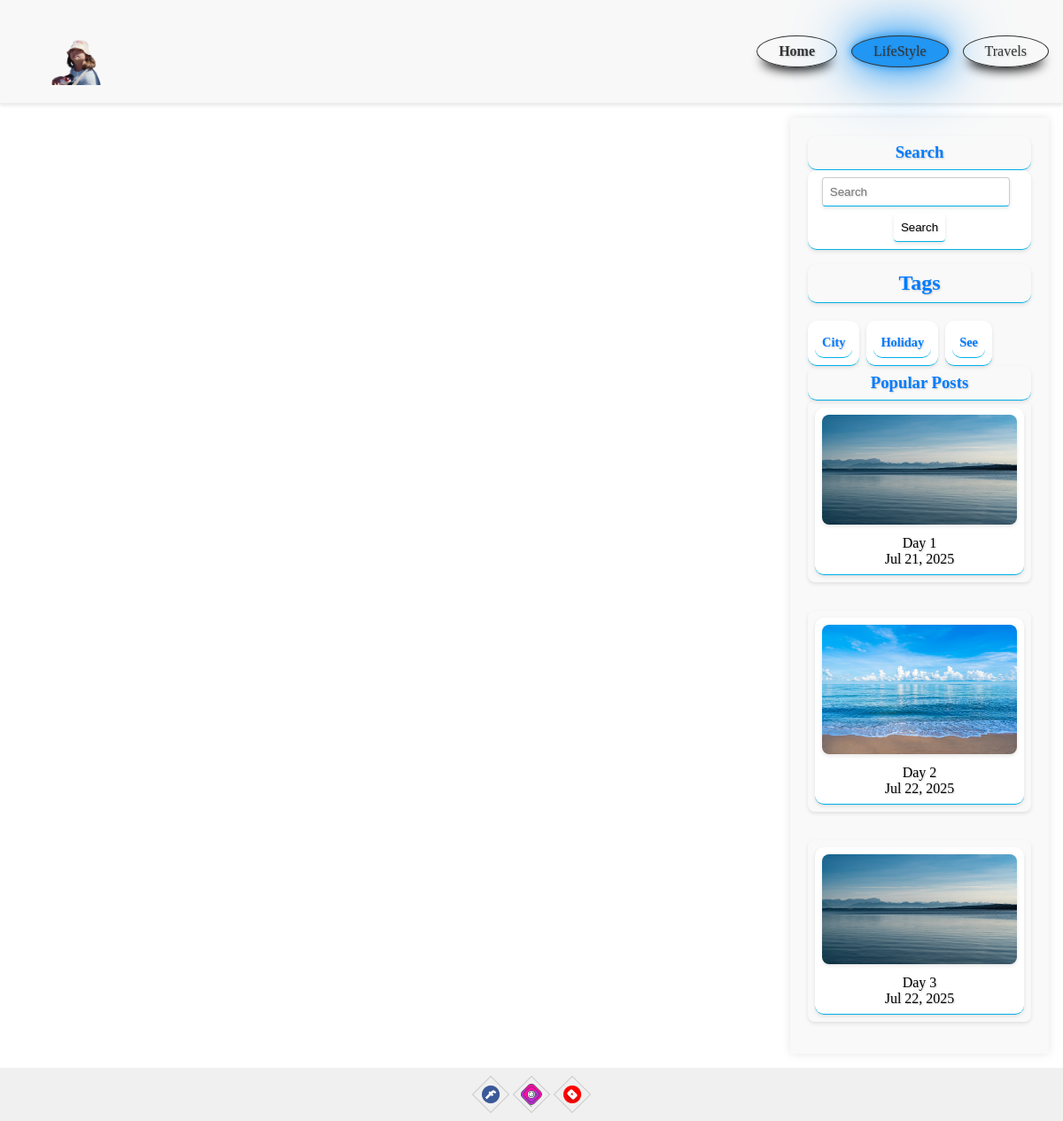
The app's page /categories/lifestyle/, older data.
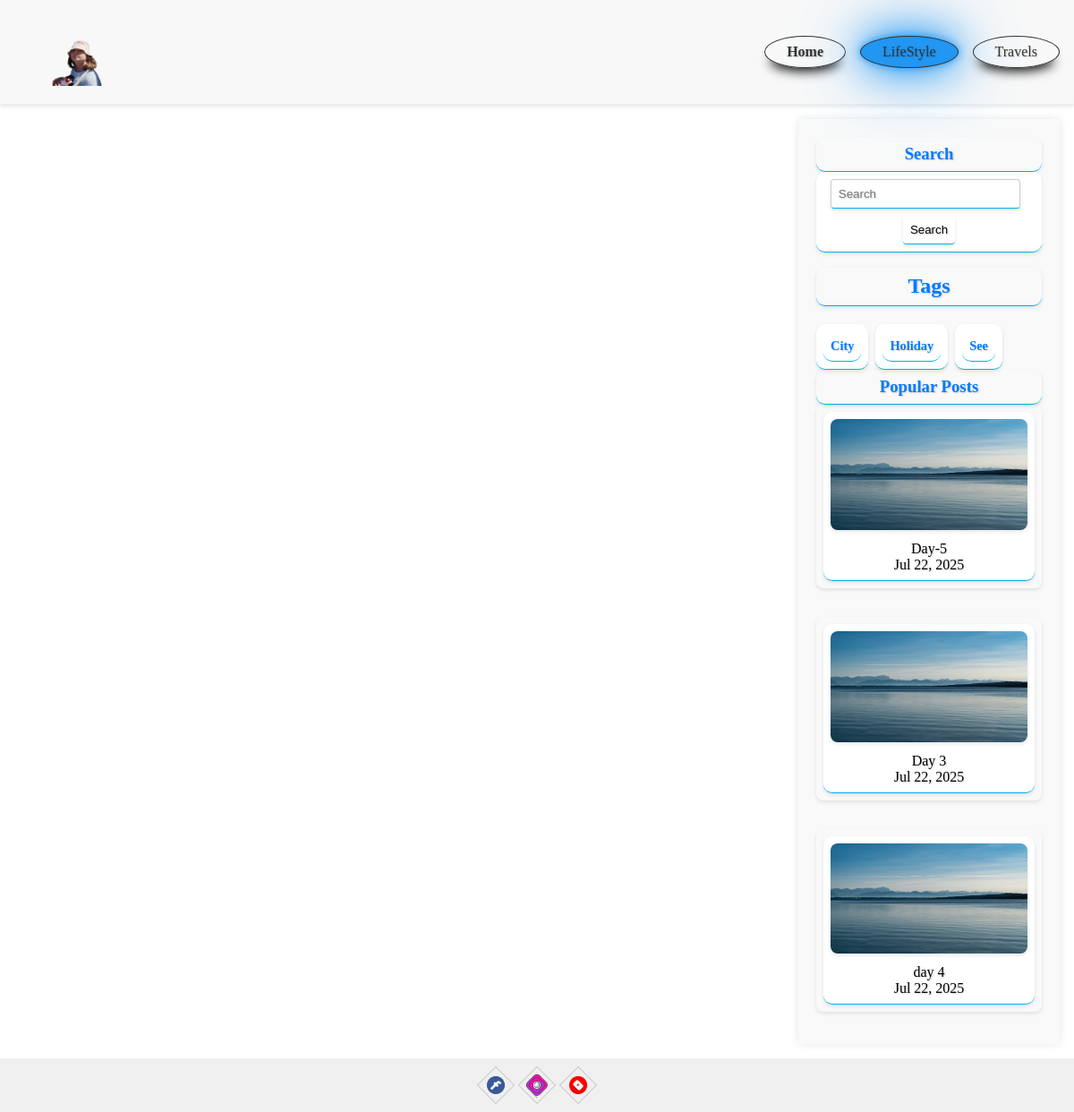
The same page, newer data.
### blog/models.py (models this page shows, shortened)
class Category(models.Model):
    title = models.CharField(max_length=150)
    slug = models.SlugField(max_length=150, unique=True, verbose_name="URL")
    class Meta:
        ordering = ["title"]
        verbose_name = "Category"
        verbose_name_plural = "Categories"
    def __str__(self):
        return self.title

class Tag(models.Model):
    title = models.CharField(max_length=150)
    slug = models.SlugField(max_length=150, unique=True, verbose_name="URL")
    def get_absolute_url(self):
        return reverse("tag", kwargs={"slug": self.slug})
    class Meta:
        ordering = ["title"]
        verbose_name = "Tag"
        verbose_name_plural = "Tags"

class Post(models.Model):
    title = models.CharField(max_length=150)
    slug = models.SlugField(max_length=150, unique=True, verbose_name="URL")
    author = models.CharField(max_length=50)
    content = models.TextField(blank=True)
    created_at = models.DateTimeField(auto_now_add=True)
    photo = models.ImageField(upload_to="photos/%Y/%m/%d/", blank=True)
    views = models.IntegerField(default=0)
    category = models.ForeignKey(Category, on_delete=models.PROTECT, related_name="posts")
    tags = models.ManyToManyField(Tag, blank=True, related_name="posts")
    def get_absolute_url(self):
        return reverse("post", kwargs={"slug": self.slug})
    class Meta:
        ordering = ["-created_at"]
        verbose_name = "Post"
        verbose_name_plural = "Posts"

### blog/views.py (the view)
# urls.py: path('categories/<str:slug>/', PostsByCategory.as_view(), name='categories'),
class PostsByCategory(ListView):
    model = Post
    template_name = 'blog/index.html'
    context_object_name = 'posts'
    paginate_by = 3
    allows_empty = False
    def get_queryset(self):
        return Post.objects.filter(category__slug=self.kwargs['slug'])
    def get_context_data(self, **kwargs):
        context = super().get_context_data(**kwargs)
        context['title'] = Category.objects.get(slug=self.kwargs['slug'])
        return context

### blog/templatetags/menu.py (called while the page is built)
@register.inclusion_tag('blog/menu_tpl.html')
def show_menu(menu_class='menu'):
    categories = Category.objects.all()
    return {'categories': categories, 'menu_class': menu_class}

### blog/templatetags/sidebar.py (called while the page is built)
@register.inclusion_tag('blog/popular_posts_tpl.html')
def get_popular_posts(limit=3):
    posts = Post.objects.all().order_by('-views')[:limit]
    return {'posts': posts}

@register.inclusion_tag('blog/tags_tpl.html')
def show_tags():
    tags = Tag.objects.all()
    return {'tags': tags}

### blog/templates/blog/index.html (shortened to what this page needs)
{% extends 'base.html' %}
{% load static %}
{% load sidebar %}
{% block content %}
<div class="main">
    <div class="main-content_search">
        <ul class="cards">
        </ul>
        <div class="sidebar">
            {% include 'search.html' %}
            {% show_tags %}
            {% get_popular_posts %}
        </div>
    </div>
</div>
{% endblock content %}

### blog/templates/blog/menu_tpl.html
<div class="{{ menu_class }}">
    <ul class="navbar-links">
        <li><a href="{% url 'home' %}" aria-current="page">Home</a></li>
        {% for category in categories %}
        <li><a href="{% url 'categories' category.slug %}">{{ category.title }}</a></li>
        {% endfor %}
    </ul>
</div>

### blog/templates/blog/tags_tpl.html
<div class="blog-post__title">
    <h2>Tags</h2>
</div>
<div class="blog-post__tags">
    {% for tag in tags %}
    <p><a href="{{ tag.get_absolute_url }}">{{ tag.title }}</a></p>
    {% endfor %}
</div>

### blog/templates/blog/popular_posts_tpl.html
<div class="popular-posts__title">
    <h3>Popular Posts</h3>
</div>
<ul class="popular-posts">
    {% for post in posts %}
    {% if post.photo %}
    <li>
        <a href="{{ post.get_absolute_url }}">
            <img src="{{ post.photo.url }}" alt="foto">
            {% endif %}
            <p >{{ post.title }}</p>
            <p>{{ post.created_at|date:"M d, Y" }}</p>
        </a>
    </li>
    {% endfor %}
</ul>

Row changes from the older to the newer data that the page shows:
no longer on this page (row unchanged): Post: photo (picture), title "Day 1", created_at "Jul 21, 2025"
no longer on this page (row unchanged): Post: photo (picture), title "Day 2", created_at "Jul 22, 2025"
now on this page (row edited): Post: photo (picture), title "Day-5", created_at "Jul 22, 2025"
now on this page (row edited): Post: photo (picture), title "day 4", created_at "Jul 22, 2025"
